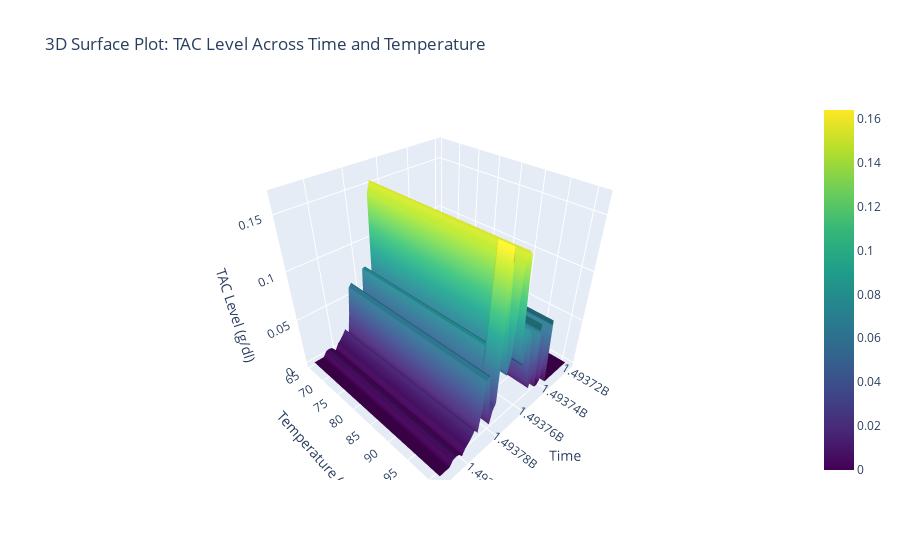

Notebook code cell kept with this figure:
### Code cell
import numpy as np
import pandas as pd
import plotly.graph_objects as go
from scipy.interpolate import griddata

# Drop NaN values from the dataset
clean_df = raw_df.dropna(subset=['Time', 'Temperature', 'TAC Level'])

# Convert time to numerical format (Unix timestamp in seconds)
clean_df['Time_Num'] = clean_df['Time'].astype('int64') // 10**9  

# Create a grid for the surface plot
time_grid, temp_grid = np.meshgrid(
    np.linspace(clean_df['Time_Num'].min(), clean_df['Time_Num'].max(), 50),
    np.linspace(clean_df['Temperature'].min(), clean_df['Temperature'].max(), 50)
)

# Interpolate TAC values (using nearest neighbor for better handling of sparse data)
tac_grid = griddata(
    (clean_df['Time_Num'], clean_df['Temperature']), 
    clean_df['TAC Level'], 
    (time_grid, temp_grid), 
    method='nearest'  # 'nearest' works better when there are missing points
)

# Create the surface plot
fig = go.Figure(data=[go.Surface(
    x=time_grid,  
    y=temp_grid,  
    z=tac_grid,  
    colorscale='viridis'
)])

fig.update_layout(
    title='3D Surface Plot: TAC Level Across Time and Temperature',
    scene=dict(
        xaxis_title='Time',
        yaxis_title='Temperature (°C)',
        zaxis_title='TAC Level (g/dl)'
    )
)

fig.show()

### Figure 1 — Plotly figure (JSON) as saved in the notebook; plotly's stock layout.template omitted (floating-point values rounded to 4 significant figures; data arrays with more than 128 entries replaced by an {"elided": "..."} marker saying what was removed)
{"data": [{"colorscale": [[0, "#440154"], [0.1111, "#482878"], [0.2222, "#3e4989"], [0.3333, "#31688e"], [0.4444, "#26828e"], [0.5556, "#1f9e89"], [0.6667, "#35b779"], [0.7778, "#6ece58"], [0.8889, "#b5de2b"], [1, "#fde725"]], "type": "surface", "x": {"elided": "50x50 float values"}, "y": {"elided": "50x50 float values"}, "z": {"elided": "50x50 float values"}}], "layout": {"scene": {"xaxis": {"title": {"text": "Time"}}, "yaxis": {"title": {"text": "Temperature (°C)"}}, "zaxis": {"title": {"text": "TAC Level (g/dl)"}}}, "title": {"text": "3D Surface Plot: TAC Level Across Time and Temperature"}}}
